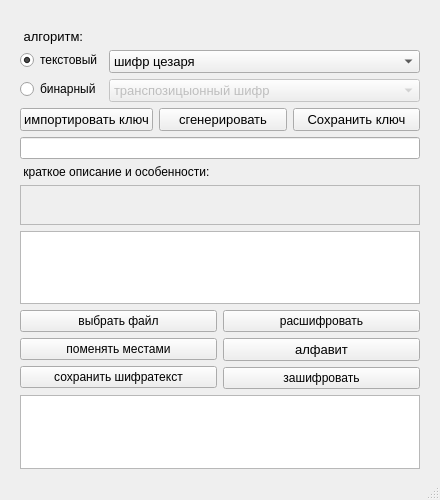
<?xml version="1.0" encoding="UTF-8"?>
<ui version="4.0">
 <class>Cryptographer</class>
 <widget class="QMainWindow" name="Cryptographer">
  <property name="geometry">
   <rect>
    <x>0</x>
    <y>0</y>
    <width>440</width>
    <height>500</height>
   </rect>
  </property>
  <property name="mouseTracking">
   <bool>true</bool>
  </property>
  <property name="tabletTracking">
   <bool>true</bool>
  </property>
  <property name="windowTitle">
   <string>MainWindow</string>
  </property>
  <widget class="QWidget" name="centralwidget">
   <property name="sizePolicy">
    <sizepolicy hsizetype="Preferred" vsizetype="Preferred">
     <horstretch>0</horstretch>
     <verstretch>0</verstretch>
    </sizepolicy>
   </property>
   <property name="layoutDirection">
    <enum>Qt::LeftToRight</enum>
   </property>
   <layout class="QVBoxLayout" name="verticalLayout">
    <property name="leftMargin">
     <number>20</number>
    </property>
    <property name="rightMargin">
     <number>20</number>
    </property>
    <item>
     <widget class="QLabel" name="hint">
      <property name="enabled">
       <bool>true</bool>
      </property>
      <property name="text">
       <string/>
      </property>
     </widget>
    </item>
    <item>
     <widget class="QLabel" name="label">
      <property name="font">
       <font>
        <pointsize>10</pointsize>
       </font>
      </property>
      <property name="text">
       <string> алгоритм:</string>
      </property>
     </widget>
    </item>
    <item>
     <layout class="QFormLayout" name="formLayout">
      <item row="1" column="0">
       <widget class="QRadioButton" name="bin_mode">
        <property name="text">
         <string>бинарный</string>
        </property>
       </widget>
      </item>
      <item row="0" column="0">
       <widget class="QRadioButton" name="txt_mode">
        <property name="text">
         <string>текстовый</string>
        </property>
        <property name="checked">
         <bool>true</bool>
        </property>
       </widget>
      </item>
      <item row="0" column="1">
       <widget class="QComboBox" name="alg_txt">
        <property name="minimumSize">
         <size>
          <width>0</width>
          <height>0</height>
         </size>
        </property>
        <property name="font">
         <font>
          <pointsize>10</pointsize>
         </font>
        </property>
        <item>
         <property name="text">
          <string>шифр цезаря</string>
         </property>
        </item>
        <item>
         <property name="text">
          <string>моноалфавитный шифр</string>
         </property>
        </item>
        <item>
         <property name="text">
          <string>транспозицыонный шифр</string>
         </property>
        </item>
       </widget>
      </item>
      <item row="1" column="1">
       <widget class="QComboBox" name="alg_bin">
        <property name="enabled">
         <bool>false</bool>
        </property>
        <property name="minimumSize">
         <size>
          <width>150</width>
          <height>0</height>
         </size>
        </property>
        <property name="font">
         <font>
          <pointsize>10</pointsize>
         </font>
        </property>
        <item>
         <property name="text">
          <string>транспозицыонный шифр</string>
         </property>
        </item>
        <item>
         <property name="text">
          <string>моноалфавитный шифр</string>
         </property>
        </item>
       </widget>
      </item>
     </layout>
    </item>
    <item>
     <layout class="QGridLayout" name="gridLayout_2">
      <item row="5" column="2">
       <widget class="QPushButton" name="save_key_btn">
        <property name="font">
         <font>
          <pointsize>10</pointsize>
         </font>
        </property>
        <property name="text">
         <string>Сохранить ключ</string>
        </property>
       </widget>
      </item>
      <item row="5" column="0">
       <widget class="QPushButton" name="import_key_btn">
        <property name="font">
         <font>
          <pointsize>10</pointsize>
         </font>
        </property>
        <property name="text">
         <string>импортировать ключ</string>
        </property>
       </widget>
      </item>
      <item row="5" column="1">
       <widget class="QPushButton" name="generator_btn">
        <property name="font">
         <font>
          <pointsize>10</pointsize>
         </font>
        </property>
        <property name="text">
         <string>сгенерировать</string>
        </property>
       </widget>
      </item>
      <item row="6" column="0" colspan="3">
       <widget class="QLineEdit" name="key_line">
        <property name="sizePolicy">
         <sizepolicy hsizetype="Minimum" vsizetype="Minimum">
          <horstretch>0</horstretch>
          <verstretch>0</verstretch>
         </sizepolicy>
        </property>
        <property name="text">
         <string/>
        </property>
        <property name="alignment">
         <set>Qt::AlignLeading|Qt::AlignLeft|Qt::AlignVCenter</set>
        </property>
        <property name="dragEnabled">
         <bool>false</bool>
        </property>
       </widget>
      </item>
     </layout>
    </item>
    <item>
     <widget class="QLabel" name="label_3">
      <property name="minimumSize">
       <size>
        <width>0</width>
        <height>0</height>
       </size>
      </property>
      <property name="text">
       <string> краткое описание и особенности:</string>
      </property>
     </widget>
    </item>
    <item>
     <widget class="QTextBrowser" name="info_p">
      <property name="enabled">
       <bool>false</bool>
      </property>
      <property name="minimumSize">
       <size>
        <width>400</width>
        <height>40</height>
       </size>
      </property>
      <property name="maximumSize">
       <size>
        <width>50000</width>
        <height>80</height>
       </size>
      </property>
     </widget>
    </item>
    <item>
     <widget class="QTextBrowser" name="inp">
      <property name="readOnly">
       <bool>false</bool>
      </property>
     </widget>
    </item>
    <item>
     <layout class="QHBoxLayout" name="horizontalLayout_3">
      <item>
       <layout class="QVBoxLayout" name="verticalLayout_3">
        <item>
         <widget class="QPushButton" name="open_btn">
          <property name="text">
           <string>выбрать файл</string>
          </property>
         </widget>
        </item>
        <item>
         <widget class="QPushButton" name="reverse_btn">
          <property name="text">
           <string>поменять местами</string>
          </property>
         </widget>
        </item>
        <item>
         <widget class="QPushButton" name="save_file_btn">
          <property name="text">
           <string>сохранить шифратекст</string>
          </property>
         </widget>
        </item>
       </layout>
      </item>
      <item>
       <layout class="QVBoxLayout" name="verticalLayout_2">
        <item>
         <widget class="QPushButton" name="decrypt">
          <property name="text">
           <string>расшифровать</string>
          </property>
         </widget>
        </item>
        <item>
         <widget class="QPushButton" name="lib_btn">
          <property name="font">
           <font>
            <pointsize>10</pointsize>
           </font>
          </property>
          <property name="layoutDirection">
           <enum>Qt::LeftToRight</enum>
          </property>
          <property name="text">
           <string>алфавит</string>
          </property>
         </widget>
        </item>
        <item>
         <widget class="QPushButton" name="encrypt">
          <property name="text">
           <string>зашифровать</string>
          </property>
         </widget>
        </item>
       </layout>
      </item>
     </layout>
    </item>
    <item>
     <widget class="QTextBrowser" name="out">
      <property name="readOnly">
       <bool>false</bool>
      </property>
     </widget>
    </item>
   </layout>
  </widget>
  <widget class="QStatusBar" name="statusbar">
   <property name="enabled">
    <bool>true</bool>
   </property>
  </widget>
 </widget>
 <resources/>
 <connections/>
</ui>
